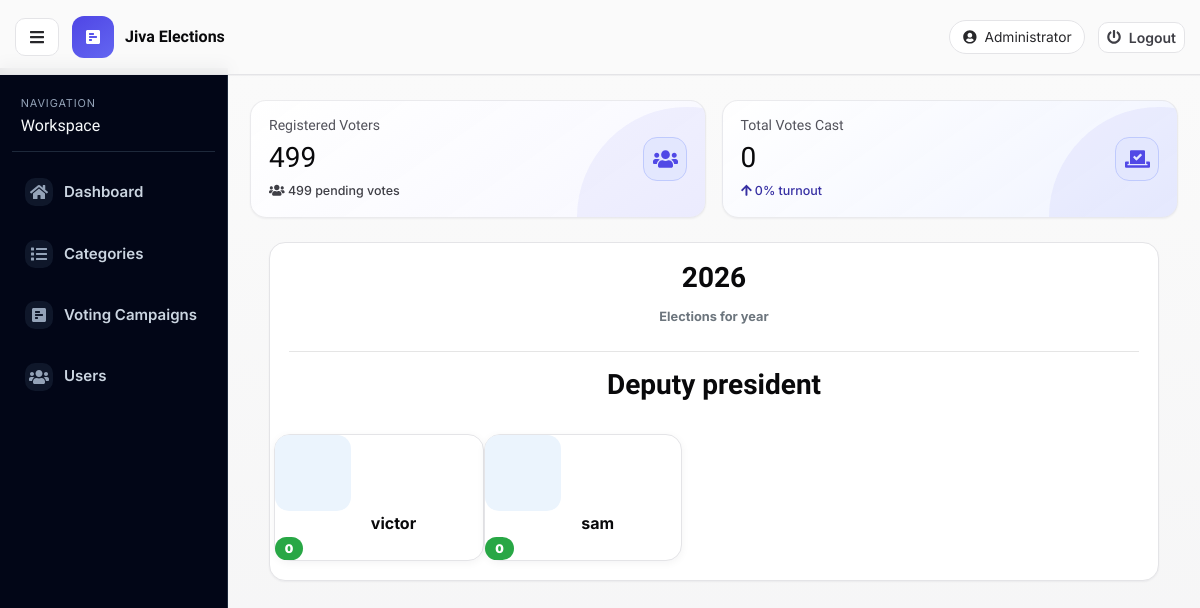
The page / (signed in) on the database its author committed.
### tables this page shows
CREATE TABLE `category_list` (
  `id` int(30) NOT NULL,
  `category` text NOT NULL
);

CREATE TABLE `voting_opt` (
  `id` int(30) NOT NULL,
  `voting_id` int(30) NOT NULL,
  `category_id` int(30) NOT NULL,
  `image_path` text NOT NULL,
  `opt_txt` text NOT NULL
);

### home.php (the view, shortened to what this page needs)
<div class="containe-fluid">
	<?php include('db_connect.php') ;
	$v_arr = array();
	$opts = $conn->query("SELECT * FROM voting_opt where voting_id=".$id);
	$opt_arr = array();
		while($row=$opts->fetch_assoc()){
		$opt_arr[$row['category_id']][] = $row;
	}
	$total_voters = $conn->query('SELECT * FROM users where type = 2 ')->num_rows;
	$total_voted = $conn->query('SELECT distinct(user_id) FROM votes where voting_id = '.$id)->num_rows;
	$turnout_percent = $total_voters > 0 ? round(($total_voted / $total_voters) * 100, 1) : 0;
	$pending_voters = max($total_voters - $total_voted, 0);
	?>
	<div class="row">
		<div class="col-lg-12">
			<div class="dashboard-stats">
				<div class="stat-card stat-card-a">
					<div class="stat-copy">
						<h5>Registered Voters</h5>
						<h3><?php echo $total_voters ?></h3>
						<p class="stat-trend trend-neutral"><i class="fa fa-users"></i> <?php echo $pending_voters ?> pending votes</p>
					</div>
					<div class="stat-icon"><i class="fa fa-users"></i></div>
				</div>
				<div class="stat-card stat-card-b">
					<div class="stat-copy">
						<h5>Total Votes Cast</h5>
						<h3><?php echo $total_voted ?></h3>
						<p class="stat-trend trend-up"><i class="fa fa-arrow-up"></i> <?php echo $turnout_percent ?>% turnout</p>
					</div>
					<div class="stat-icon"><i class="fa fa-vote-yea"></i></div>
				</div>
			</div>
		</div>
	</div>
	<div class="row mt-4 ml-1 mr-1">
			<div class="col-lg-12">
			<div class="card">
				<div class="card-body">
					<div class="text-center mb-4">
						<h3 class="mb-2"><b><?php echo $title ?></b></h3>
						<small class="text-muted"><b><?php echo $description; ?></b></small>
					</div>
					<?php
					$cats = $conn->query("SELECT * FROM category_list where id in (SELECT category_id from voting_opt where voting_id = '".$id."' )");
					while($row = $cats->fetch_assoc()):
					?>
						<hr>
						<div class="row mb-4">
							<div class="col-md-12">
									<div class="text-center">
										<h3><b><?php echo $row['category'] ?></b></h3>
									</div>
							</div>
						</div>
						<div class="row mt-3 candidate-grid">
						<?php foreach ($opt_arr[$row['id']] as $candidate) {
						?>
							<div class="candidate" style="position: relative;">
								<div class="img-field">
								</div>
								<div class="candidate_name"><?php echo $candidate['opt_txt'] ?></div>
								<div class="vote-field">
									<span class="badge badge-success"><large><b><?php echo isset($v_arr[$candidate['id']]) ? number_format($v_arr[$candidate['id']]) : 0 ?></b></large></span>
								</div>
							</div>
						<?php } ?>
						</div>
					<?php endwhile; ?>
				</div>
			</div>
		</div>
		</div>
	</div>

### assets/css/style.css (style rules this page uses)
body { font-family: "Open Sans", sans-serif; color: #444444; width: 100%; height: calc(100%); }
h1, h2, h3, h4, h5, h6 { font-family: "Raleway", sans-serif; }
:root { --font-base: "Inter", sans-serif; --font-display: "Geist", "Inter", sans-serif; --bg-page: #f3f4f6; --bg-surface: #ffffff; --bg-soft: #f8fafc; --ink-900: #09090b; --ink-700: #27272a; --ink-500: #52525b; --brand-700: #4338ca; --brand-600: #4f46e5; --brand-500: #6366f1; --brand-accent: #818cf8; --danger-600: #d44747; --ring: 0 0 0 3px rgba(79, 70, 229, 0.18); --shadow-soft: 0 2px 8px rgba(15, 23, 42, 0.05); --shadow-card: 0 1px 2px rgba(15, 23, 42, 0.05); --radius-xl: 16px; --radius-lg: 14px; --radius-md: 12px; }
* { box-sizing: border-box; }
body, html { font-family: var(--font-base); background: linear-gradient(180deg, #fafafa 0%, #f4f4f5 100%); color: var(--ink-900); min-height: 100%; }
h1, h2, h3, h4, h5, h6 { font-family: var(--font-display); color: var(--ink-900); }
.admin-shell { min-height: 100vh; }
.card { border: 1px solid #e4e4e7; border-radius: var(--radius-xl); box-shadow: var(--shadow-card); overflow: hidden; background: var(--bg-surface); }
.card-body { padding: 1.15rem; }
.dashboard-stats { display: grid; grid-template-columns: repeat(2, minmax(220px, 1fr)); gap: 1rem; }
.stat-card { border-radius: var(--radius-xl); padding: 1rem 1.1rem; display: flex; justify-content: space-between; align-items: center; color: #09090b; position: relative; overflow: hidden; box-shadow: var(--shadow-card); border: 1px solid rgba(228, 228, 231, 0.75); backdrop-filter: blur(3px); }
.stat-card::after { content: ""; position: absolute; width: 220px; height: 220px; border-radius: 50%; right: -92px; bottom: -110px; background: rgba(99, 102, 241, 0.08); }
.stat-card-a { background: linear-gradient(145deg, rgba(255, 255, 255, 0.9), rgba(246, 246, 255, 0.88)); }
.stat-card-b { background: linear-gradient(145deg, rgba(255, 255, 255, 0.94), rgba(238, 242, 255, 0.9)); }
.stat-copy h5 { color: #52525b; font-size: .88rem; margin: 0; }
.stat-copy h3 { color: #09090b; font-size: 1.75rem; margin: .4rem 0 0; }
.stat-trend { margin: .5rem 0 0; font-size: .78rem; font-weight: 500; }
.trend-up { color: #3730a3; }
.trend-neutral { color: #3f3f46; }
.stat-icon { width: 44px; height: 44px; border-radius: 14px; display: inline-flex; justify-content: center; align-items: center; font-size: 1.25rem; background: #eef2ff; color: #4f46e5; border: 1px solid #c7d2fe; }
.candidate-grid { row-gap: 1rem; }
.candidate { border: 1px solid #e4e4e7; border-radius: 16px; background: #ffffff; box-shadow: var(--shadow-soft); }
.img-field { border-radius: 14px; background: #ebf4fd; left: .8rem; top: .8rem; width: 76px; height: 76px; padding: .28rem; }
.candidate_name { margin-left: 6rem; margin-right: 4.2rem; color: var(--ink-900); font-weight: 700; }
.vote-field { right: .7rem; bottom: .7rem; }
.badge { border-radius: 999px; padding: .36rem .62rem; }
main#view-panel > * { animation: riseIn .38s ease; }

### rows shown on the page
category_list: category "Deputy president"
voting_opt: opt_txt "victor", shows "0"
voting_opt: opt_txt "sam", shows "0"

### other values the page prints
$_SESSION['login_name'] "Administrator"
$total_voters "499"
$pending_voters "499"
$total_voted "0"
$turnout_percent "0"
$title "2026"
$description "Elections for year"
